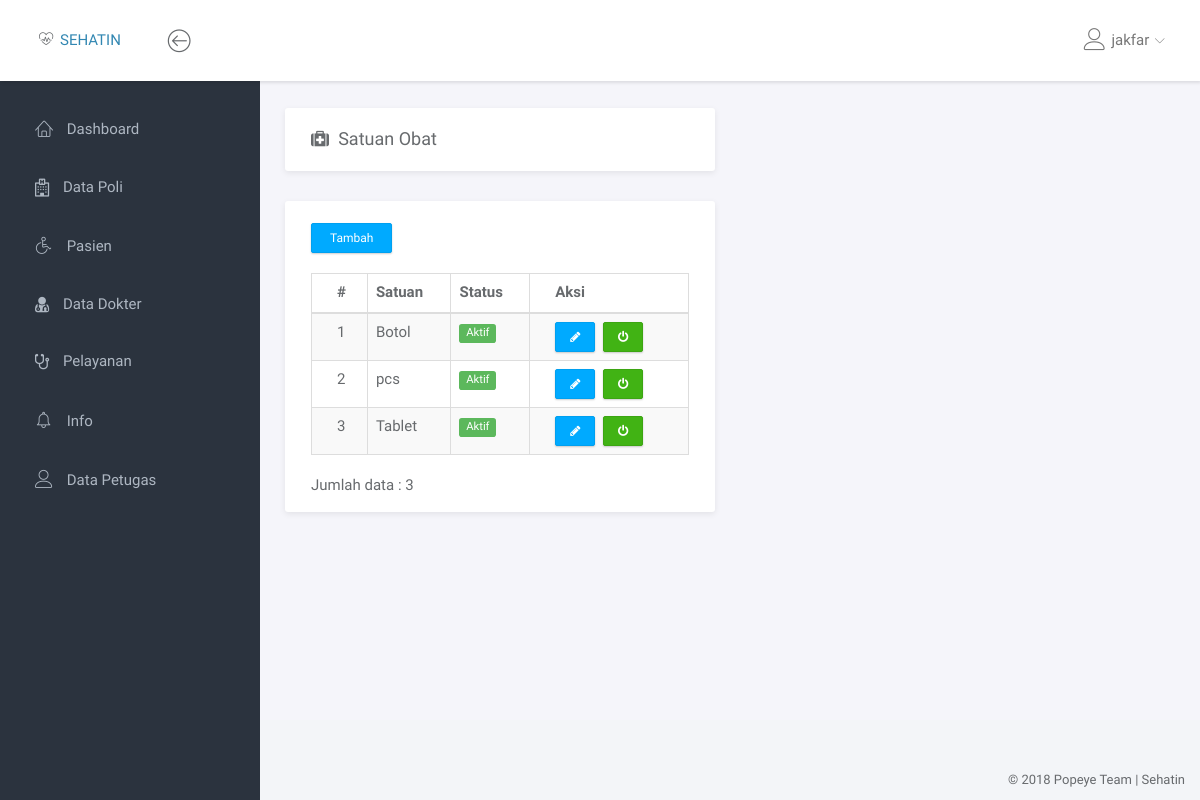
The app's page /obat/satuan_obat.php (signed in), older data.
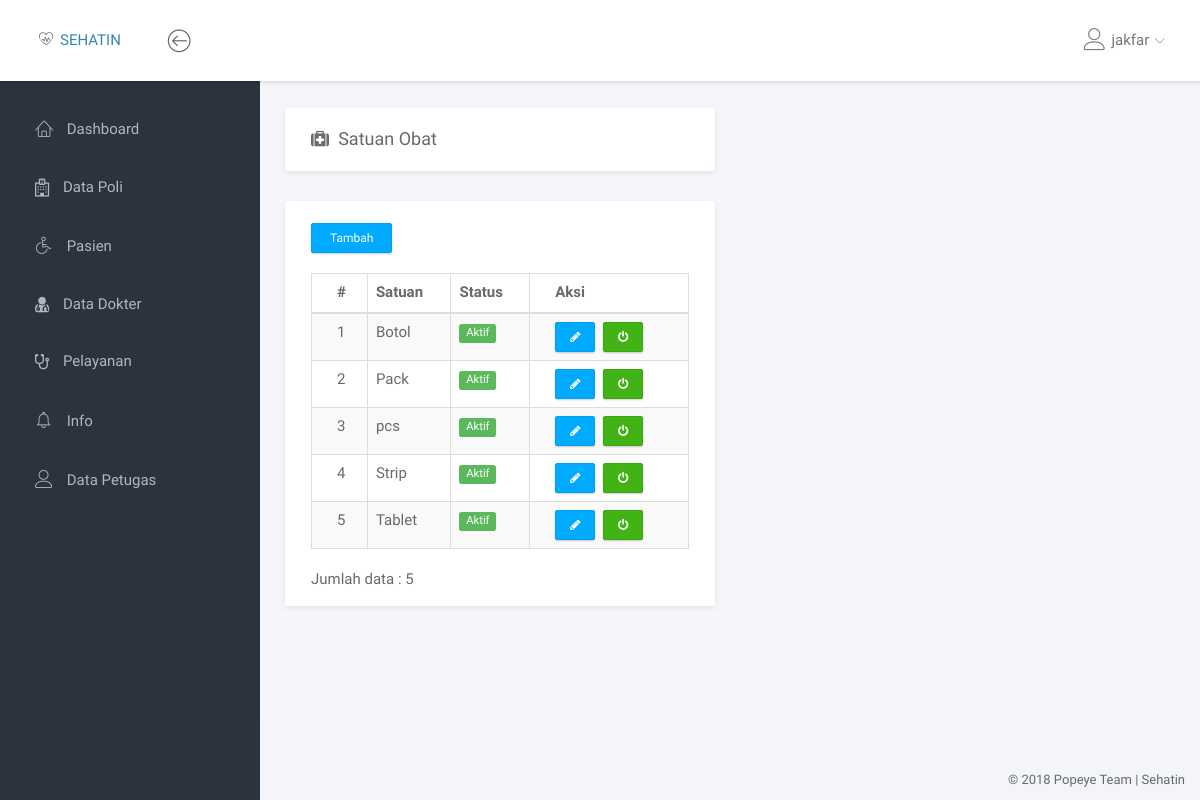
The same page, newer data.
### tables this page shows
CREATE TABLE `satuan_obat` (
  `id_satuan` tinyint(3) NOT NULL,
  `satuan` varchar(30) NOT NULL,
  `status` enum('Aktif','Non Aktif') NOT NULL
);

### obat/satuan_obat.php (the view, shortened to what this page needs)
<!doctype html>
<html lang="en">
<head>
	<link rel="stylesheet" href="../assets/vendor/bootstrap/css/bootstrap.min.css">
	<link rel="stylesheet" href="../assets/vendor/font-awesome/css/font-awesome.min.css">
	<link rel="stylesheet" href="../assets/vendor/linearicons/style.css">
	<link rel="stylesheet" href="../assets/vendor/chartist/css/chartist-custom.css">
	<link rel="stylesheet" href="../assets/css/main.css">
</head>
<body>
	<div id="wrapper">
		<?php
			include '../dashboard/navbar.php';
			include '../dashboard/left_sidebar.php';
		?>
		<div class="main">
			<div class="main-content">
				<div class="container-fluid">
					<div class="row">
								<div class="col-md-6">
									<div class="panel">
										<div class="panel-heading">
											<h1 class="panel-title"><i class="fa fa-medkit"></i>&ensp;Satuan Obat</h1>
										</div>
									</div>
							</div>
						</div>
							<div class="row">
								<div class="col-md-6">
									<div class="panel">
										<br>
								<div class="row">
										<div class="col-md-12">
											<a href="tambah_satuan.php"><button type="button" class="btn btn-primary btn-sm" style="margin-left: 25px; margin-bottom: 10px;">Tambah</button></a>
										</div>
									</div>
										<div class="panel-body">
											<table class="table table-striped table-hover table-bordered">
												<thead>
													<tr>
														<th>#</th>
														<th>Satuan</th>
														<th>Status</th>
														<th>Aksi</th>
													</tr>
												</thead>
											<tbody>
												<?php
													$query = "SELECT * FROM satuan_obat ORDER BY satuan ASC";
													$jml = "SELECT COUNT(*) as jml_satuan FROM satuan_obat";
													$result = mysqli_query($con, $query);
													$r = mysqli_query($con, $jml);
													$jml_satuan = mysqli_fetch_assoc($r);
													$no = 1;
													foreach ($result as $val) {
														$title = $val['status'] == 'Aktif' ? 'Non Aktifkan' : 'Aktifkan';
														$btnclass = $val['status'] == 'Aktif' ? 'btn-success' : 'btn-danger';
														$label = $val['status'] == 'Aktif' ? 'label label-success' : 'label label-danger';
													 	echo "<tr>
													 			<td>$no</td>
													 			<td>$val[satuan]</td>
																<td><span class='$label'>$val[status]</span></td>
													 			<td><a href='edit_satuan.php?id_satuan=$val[id_satuan]' class='btn btn-primary btn-xs' title='Edit'><i class='fa fa-pencil'></i> </a>&nbsp;
													 				<a onclick = 'return konfirm()' href='status_satuan.php?id_satuan=$val[id_satuan]&status=$val[status]' class= 'btn btn-xs $btnclass' title='$title'><i class='fa fa-power-off'></i></a>
													 			</td>
													 		</tr>";
													 	$no++;
													 } ?>
											</tbody>
											</table>
											<span class="text-default">Jumlah data : <?php echo ($jml_satuan['jml_satuan']); ?></span>
										</div>
								</div>
							</div>
						</div>
					</div>
				</div>
			</div>
		</div>
		<?php include '../dashboard/footer.php'; ?>
</body>
</html>

Row changes from the older to the newer data that the page shows:
added satuan_obat: satuan "Pack", status "Aktif"
added satuan_obat: satuan "Strip", status "Aktif"
Text that changed along with them:
$jml_satuan['jml_satuan']: "3" → "5"
